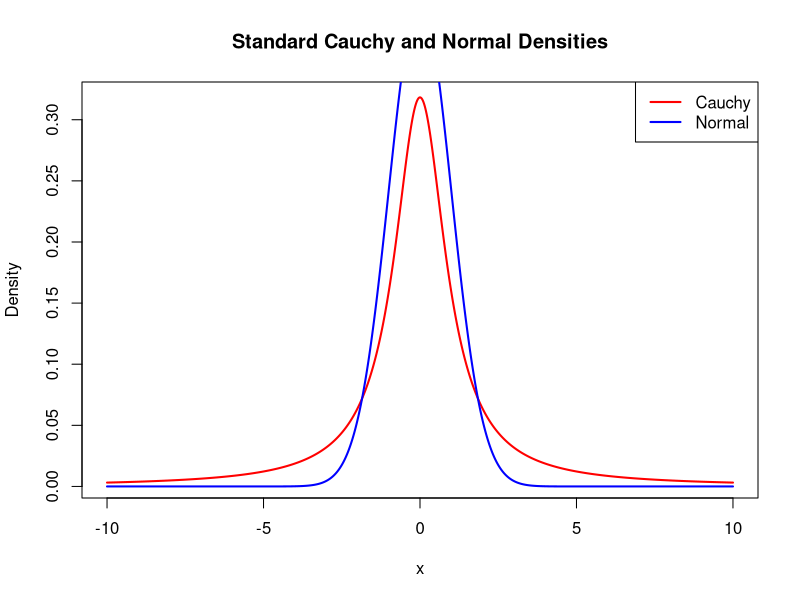
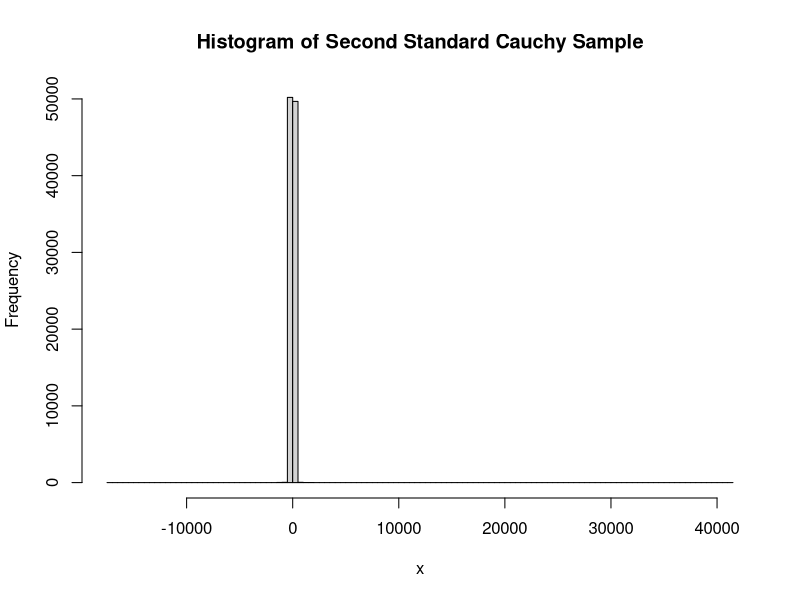
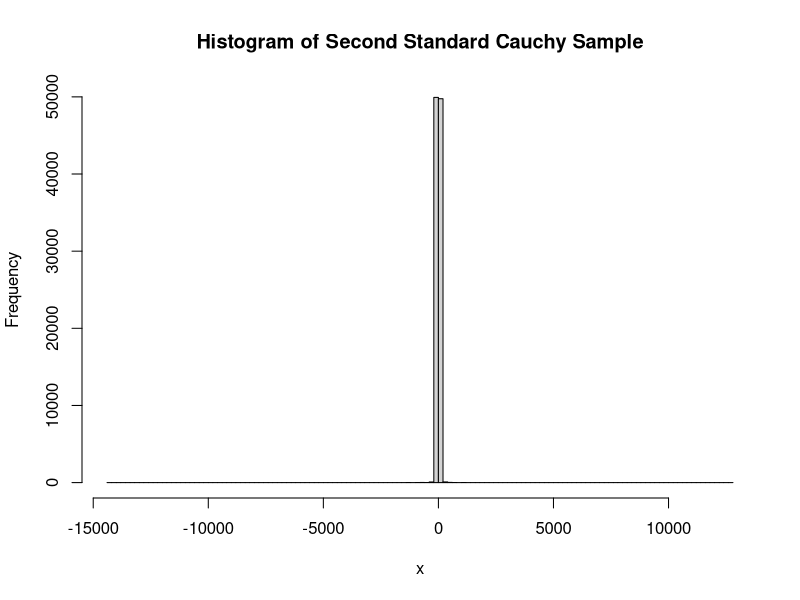
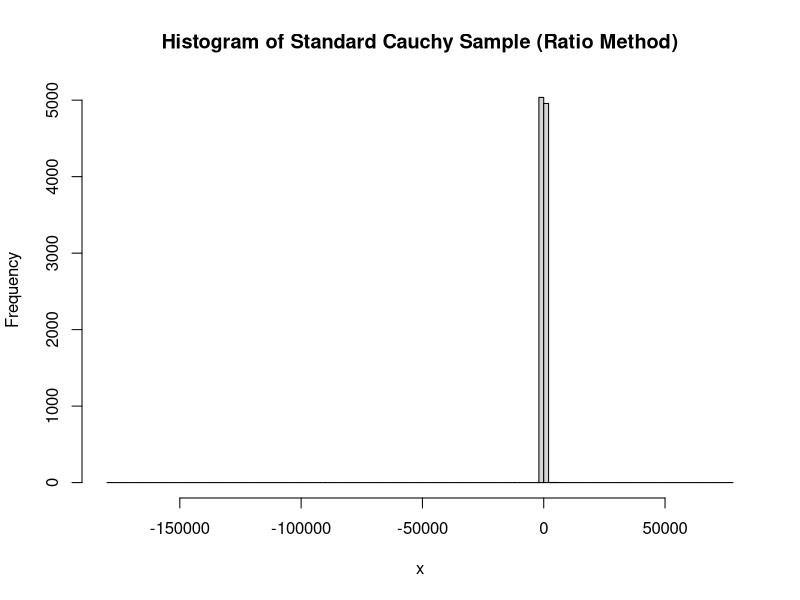
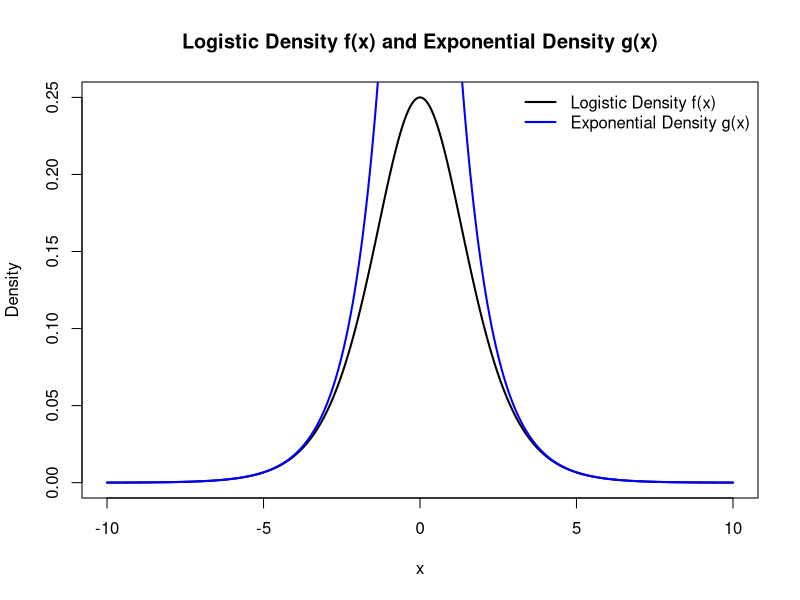
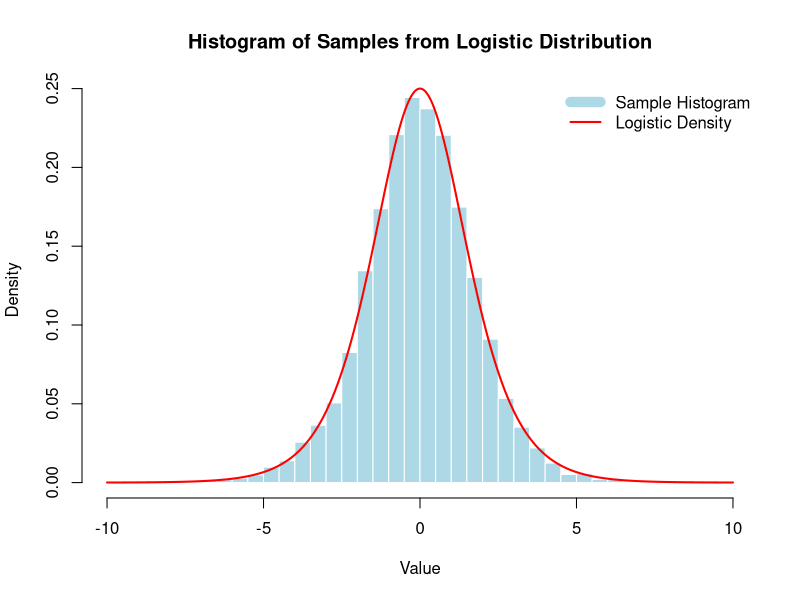

Source code (R) for these figures, in order:
## ---- chunk 1

x <- seq(-10, 10, length.out = 1000)


cauchy_density <- dcauchy(x, location = 0, scale = 1)
normal_density <- dnorm(x, mean = 0, sd = 1)


plot(x, cauchy_density, type = "l", col = "red", lwd = 2,
     ylab = "Density", main = "Standard Cauchy and Normal Densities",
     xlab = "x")
lines(x, normal_density, col = "blue", lwd = 2)
legend("topright", legend = c("Cauchy", "Normal"),
       col = c("red", "blue"), lwd = 2)


## ---- chunk 2

set.seed(490)
n <- 100000

u <- runif(n, min = 0, max = 1)
x_cauchy <- tan(pi * (u - 0.5))


## ---- chunk 3
set.seed(123)

u <- runif(n, min = 0, max = 1)
x_cauchy <- tan(pi * (u - 0.5))

hist(x_cauchy, breaks = 100, main = "Histogram of Second Standard Cauchy Sample", xlab = "x")

## ---- chunk 4
# Set a different seed
set.seed(999)

u2 <- runif(n, min = 0, max = 1)
x_cauchy2 <- tan(pi * (u2 - 0.5))


hist(x_cauchy2, breaks = 100, main = "Histogram of Second Standard Cauchy Sample", xlab = "x")

## ---- chunk 5


set.seed(789)

n <- 10000
Z1 <- rnorm(n, mean = 0, sd = 1)
Z2 <- rnorm(n, mean = 0, sd = 1)

# Compute the ratio
x_cauchy_ratio <- Z1 / Z2

# Plot histogram
hist(x_cauchy_ratio, breaks = 100, main = "Histogram of Standard Cauchy Sample (Ratio Method)",  xlab = "x")

## ---- chunk 6
x_vals <- seq(-10, 10, length.out = 1000)


f_x <- exp(-x_vals) / (1 + exp(-x_vals))^2
g_x <- ifelse(x_vals >= 0, exp(-x_vals), exp(x_vals))


plot(x_vals, f_x, type = "l", col = "black", lwd = 2,
     xlab = "x", ylab = "Density",
     main = "Logistic Density f(x) and Exponential Density g(x)")

lines(x_vals, g_x, col = "blue", lwd = 2)


legend("topright", legend = c("Logistic Density f(x)", "Exponential Density g(x)"),
       col = c("black", "blue"), lwd = 2, bty = "n")

## ---- chunk 7

# PARAMS
set.seed(420)
N <- 10000
samples <- numeric(N)
accepted <- 0 
total_trials <- 0

while (accepted < N) {
  x <- rexp(1, rate = 1)
  alpha <- (1 / (1 + exp(-x)))^2
  
  u <- runif(1)
  
  if (u <= alpha) {
    # Assign random sign
    s <- sample(c(-1, 1), 1)
    samples[accepted + 1] <- s * x
    accepted <- accepted + 1
  }
  total_trials <- total_trials + 1
}


acceptance_rate <- (N / total_trials) * 100
cat("Acceptance Rate:", round(acceptance_rate, 2), "%\n")


hist(samples, breaks = 50, probability = TRUE,
     main = "Histogram of Samples from Logistic Distribution",
     xlab = "Value", xlim = c(-10, 10), col = "lightblue", border = "white")

x_vals <- seq(-10, 10, length.out = 1000)
logistic_density <- exp(-x_vals) / (1 + exp(-x_vals))^2
lines(x_vals, logistic_density, col = "red", lwd = 2)

legend("topright", legend = c("Sample Histogram", "Logistic Density"),
       col = c("lightblue", "red"), lwd = c(10, 2), bty = "n")

